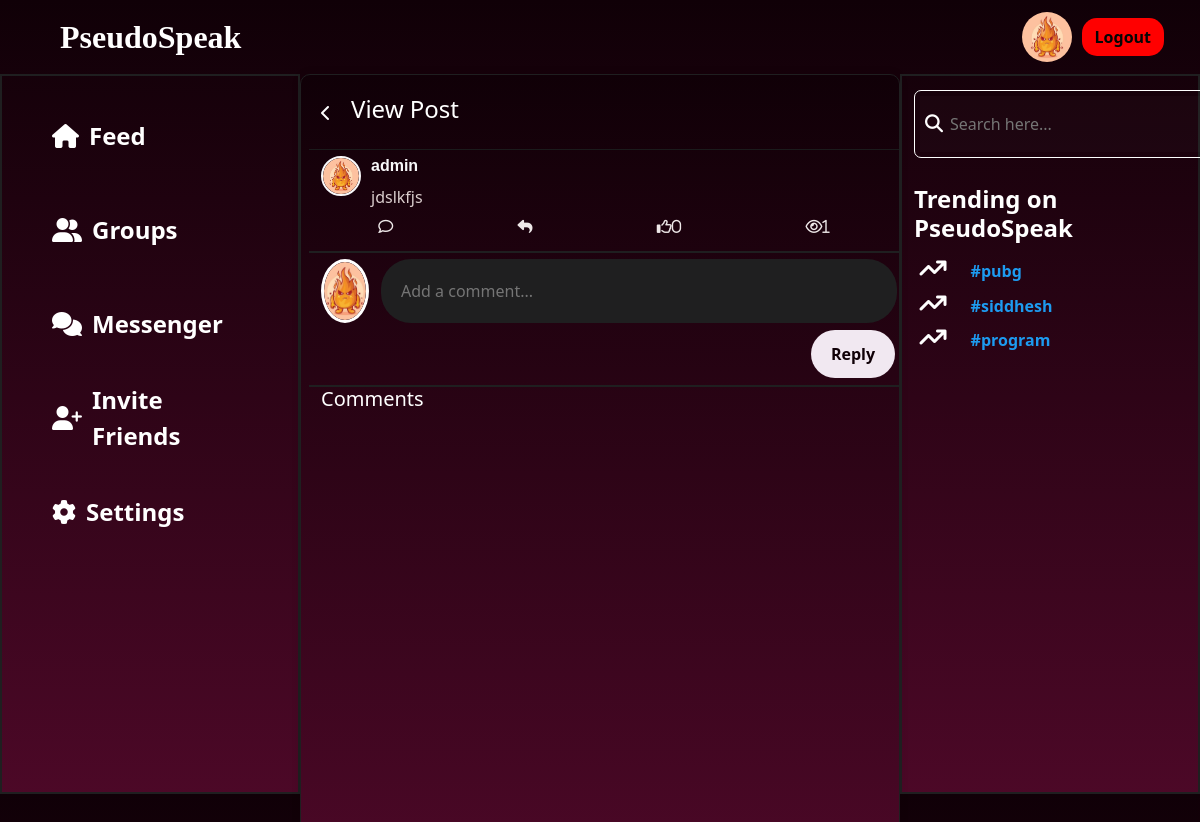
The app's page /message/23/ (signed in), older data.
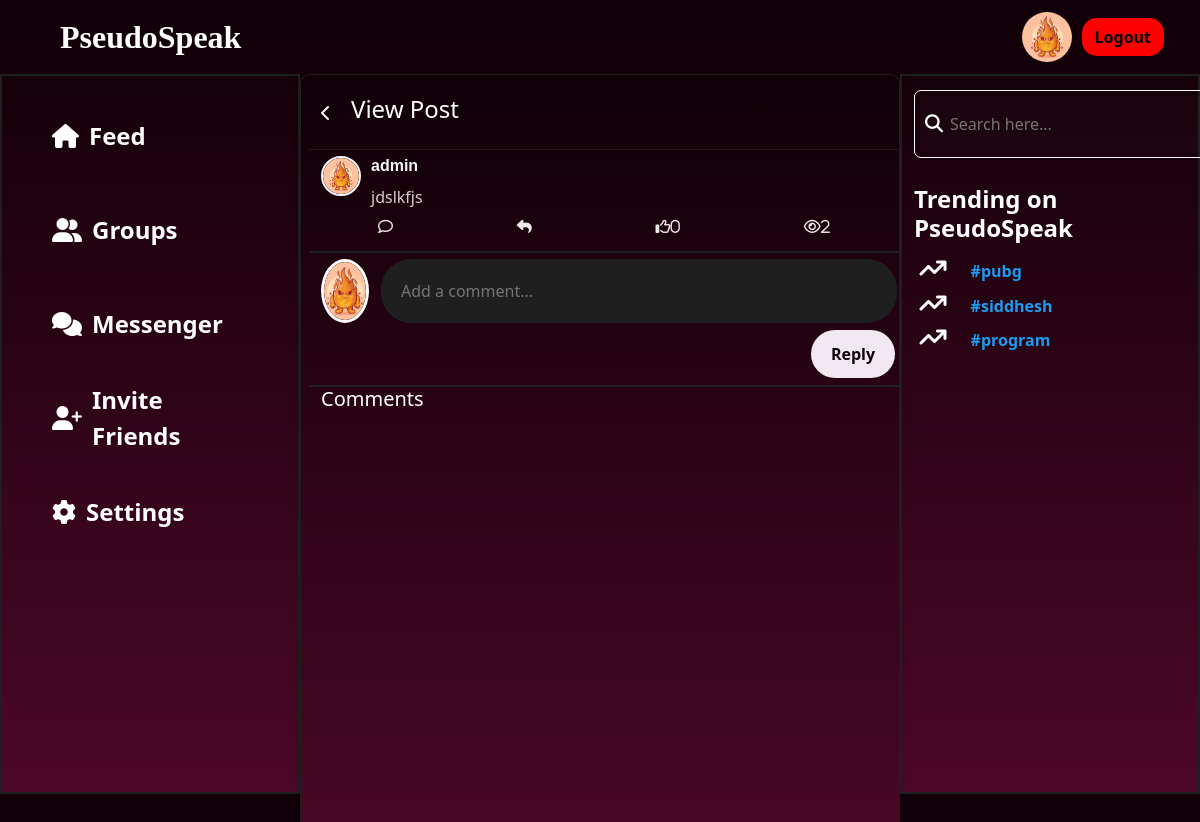
The same page, newer data.
### main/models.py (models this page shows, shortened)
class TrendingMessage(models.Model):
    user=models.ForeignKey(User,null=True,on_delete=models.CASCADE)
    content=models.TextField()
    image=models.ImageField(null=True,blank=True,upload_to="images/")
    likes=models.IntegerField(null=True,default=0)
    userLiked=models.ManyToManyField(User,related_name='user_like',blank=True)
    view_count=models.IntegerField(null=True,default=0)
    viewed=models.ManyToManyField(User,related_name='viewed',blank=True)
    hashtags=models.ManyToManyField('Hashtag',blank=True)
    date_added = models.DateTimeField(auto_now_add=True,null=True)
    parent_message = models.ForeignKey('self', null=True, blank=True, on_delete=models.CASCADE, related_name='replies')
    custom_ordering = models.FloatField(default=0)
    option1 = models.CharField(max_length=100, blank=True,null=True)
    option2 = models.CharField(max_length=100, blank=True,null=True)
    voted = models.ManyToManyField(User, related_name='voted', blank=True, null=True)
    votes_option1 = models.IntegerField(default=0,blank=True,null=True)
    votes_option2 = models.IntegerField(default=0,blank=True,null=True)
    def decrypt_message(self):  # Replace with your actual secret key
        try:
            message_decrypted=f.decrypt(self.content)
            message_decoded=message_decrypted.decode('utf-8')
            return message_decoded
        except Exception as e:
            print(f"InvalidToken exception: {e.__cause__}")
            return "Invalid decryption token"
    class Meta:
        ordering = ['custom_ordering']

class Profile(models.Model):
    user=models.OneToOneField(User,null=True,on_delete=models.CASCADE)
    blocked_user=models.ManyToManyField(User,related_name="block_users",blank=True)
    profile_img=models.ImageField(null=True,blank=True,upload_to='images/')
    bio=models.CharField(null=True,max_length=51)
    follow=models.ManyToManyField(User,related_name='follow',blank=True)
    following=models.ManyToManyField(User,related_name='following',blank=True)

### main/views.py (the view)
# urls.py: path('message/<int:message_id>/', views.view_message, name='view_message'),
@login_required(login_url="login_or_signup_view")
def view_message(request, message_id):
    message = get_object_or_404(TrendingMessage, id=message_id)
    hashtags = Hashtag.objects.all()[:3]
    replies = message.replies.all().order_by("-likes")
    return render(
        request, "main/view_message.html", {"message": message, "replies": replies,"hashtags":hashtags}
    )

### main/templates/main/view_message.html (shortened to what the changed rows need)
{% load static %}
<!DOCTYPE html>
<html lang="en">
  <head>
    <link
      href="https://cdn.jsdelivr.net/npm/bootstrap@5.3.1/dist/css/bootstrap.min.css"
      rel="stylesheet"
    />
    <link rel="stylesheet" href="{% static 'main/css/index.css' %}">
  </head>
  <body>
    <div class="container-fluid">
      <div class="row content-1">
        <div class="col-6 content-1b content-scroll">
          <div class="msgbox">
            <form>
              <div id="message-output" class="msg-output-main row">
                <div class="msg-output">
                  <div class="msg-output-img">
                    <img src="{{message.user.profile.profile_img.url}}" alt="Profile Picture" id="profile-img" data-img-id="{{message.user.username}}">
                  </div>
                  <div class="msg-output-details">
                    <h5>{{message.user.username}}</h5>
                    <p>{{message.decrypt_message}}</p>
                  </div>
                </div>
                <div class="msg-output-icons">
                  <i class="far fa-comment" id="comment" data-message-id="{{message.pk}}"></i>
                  <i class="fa-solid fa-reply"></i>
                  {% if request.user in message.userLiked.all %}
                  <i class="far fa-solid fa-thumbs-up" id="msg-likes" data-likes-id="{{message.pk}}" style="color: #c426a9;">{{message.likes}}</i>
                  {% else %}
                  <i class="far fa-thumbs-up" id="msg-likes" data-likes-id="{{message.pk}}">{{message.likes}}</i>
                  {% endif %}
                  <i class="fa-regular fa-eye" id="views" data-views-id="{{message.pk}}">{{message.view_count}}</i>
                </div>
              </div>
            </form>
          </div>
        </div>
      </div>
    </div>
  </body>
</html>

Row changes from the older to the newer data that the page shows:
changed TrendingMessage "jdslkfjs": view_count "1" → "2"
